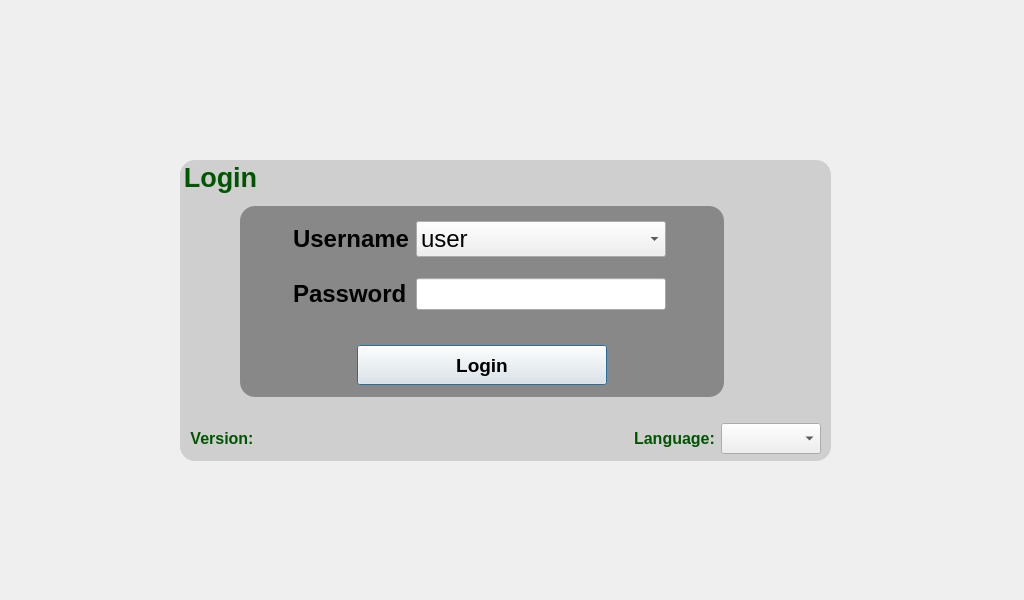
<?xml version="1.0" encoding="UTF-8"?>
<ui version="4.0">
 <class>Login</class>
 <widget class="QDialog" name="Login">
  <property name="geometry">
   <rect>
    <x>0</x>
    <y>0</y>
    <width>1024</width>
    <height>600</height>
   </rect>
  </property>
  <property name="windowTitle">
   <string>Login</string>
  </property>
  <property name="autoFillBackground">
   <bool>false</bool>
  </property>
  <property name="styleSheet">
   <string notr="true">QDialog#Login{border-image:url(:/image/background.png)}</string>
  </property>
  <widget class="QGroupBox" name="groupBox">
   <property name="geometry">
    <rect>
     <x>180</x>
     <y>160</y>
     <width>651</width>
     <height>301</height>
    </rect>
   </property>
   <property name="font">
    <font>
     <family>Arial</family>
     <pointsize>20</pointsize>
     <weight>75</weight>
     <bold>true</bold>
     <underline>false</underline>
    </font>
   </property>
   <property name="styleSheet">
    <string notr="true">QGroupBox#groupBox{
	background-color: rgba(198, 198, 198, 200);
	border-width: 4px;
	border-radius: 15px;
	border-color: rgb(57, 57, 57);
	color:rgb(0, 85, 0);
}</string>
   </property>
   <property name="title">
    <string>Login</string>
   </property>
   <widget class="QGroupBox" name="groupBox_2">
    <property name="geometry">
     <rect>
      <x>60</x>
      <y>46</y>
      <width>484</width>
      <height>191</height>
     </rect>
    </property>
    <property name="styleSheet">
     <string notr="true">QGroupBox#groupBox_2{
	background-color: rgba(26, 26, 26, 100);
	border-width: 4px;
	border-radius: 15px;
	border-color: rgb(0, 85, 0);
}</string>
    </property>
    <property name="title">
     <string/>
    </property>
    <layout class="QHBoxLayout" name="horizontalLayout_5">
     <item>
      <layout class="QVBoxLayout" name="verticalLayout">
       <item>
        <layout class="QGridLayout" name="gridLayout">
         <item row="0" column="1">
          <widget class="QLabel" name="label">
           <property name="font">
            <font>
             <family>Arial</family>
             <pointsize>18</pointsize>
             <weight>75</weight>
             <bold>true</bold>
            </font>
           </property>
           <property name="text">
            <string>Username</string>
           </property>
           <property name="textFormat">
            <enum>Qt::PlainText</enum>
           </property>
           <property name="scaledContents">
            <bool>false</bool>
           </property>
           <property name="alignment">
            <set>Qt::AlignLeading|Qt::AlignLeft|Qt::AlignVCenter</set>
           </property>
          </widget>
         </item>
         <item row="0" column="2">
          <widget class="QComboBox" name="user">
           <property name="maximumSize">
            <size>
             <width>250</width>
             <height>40</height>
            </size>
           </property>
           <property name="font">
            <font>
             <family>Arial</family>
             <pointsize>18</pointsize>
            </font>
           </property>
           <property name="styleSheet">
            <string notr="true">QAbstractItemView{font:20px; }
QComboBox QAbstractItemView::item  {height: 50px;  } </string>
           </property>
           <property name="editable">
            <bool>false</bool>
           </property>
           <property name="currentIndex">
            <number>0</number>
           </property>
           <property name="maxVisibleItems">
            <number>10</number>
           </property>
           <property name="iconSize">
            <size>
             <width>32</width>
             <height>32</height>
            </size>
           </property>
           <item>
            <property name="text">
             <string>user</string>
            </property>
           </item>
           <item>
            <property name="text">
             <string>admin</string>
            </property>
           </item>
          </widget>
         </item>
         <item row="3" column="1">
          <widget class="QLabel" name="label_2">
           <property name="font">
            <font>
             <family>Arial</family>
             <pointsize>18</pointsize>
             <weight>75</weight>
             <bold>true</bold>
            </font>
           </property>
           <property name="text">
            <string>Password</string>
           </property>
          </widget>
         </item>
         <item row="3" column="2">
          <widget class="QLineEdit" name="password">
           <property name="maximumSize">
            <size>
             <width>250</width>
             <height>40</height>
            </size>
           </property>
           <property name="font">
            <font>
             <family>DejaVu Sans</family>
             <pointsize>15</pointsize>
            </font>
           </property>
          </widget>
         </item>
         <item row="0" column="0">
          <widget class="QLabel" name="label_5">
           <property name="font">
            <font>
             <family>Arial</family>
             <pointsize>14</pointsize>
             <weight>75</weight>
             <bold>true</bold>
            </font>
           </property>
           <property name="text">
            <string/>
           </property>
           <property name="textFormat">
            <enum>Qt::AutoText</enum>
           </property>
           <property name="pixmap">
            <pixmap resource="res.qrc">:/image/users.png</pixmap>
           </property>
           <property name="scaledContents">
            <bool>false</bool>
           </property>
          </widget>
         </item>
         <item row="3" column="0">
          <widget class="QLabel" name="label_6">
           <property name="font">
            <font>
             <family>Arial</family>
             <pointsize>14</pointsize>
             <weight>75</weight>
             <bold>true</bold>
            </font>
           </property>
           <property name="text">
            <string/>
           </property>
           <property name="textFormat">
            <enum>Qt::AutoText</enum>
           </property>
           <property name="pixmap">
            <pixmap resource="res.qrc">:/image/password.png</pixmap>
           </property>
           <property name="scaledContents">
            <bool>false</bool>
           </property>
          </widget>
         </item>
         <item row="1" column="0">
          <spacer name="verticalSpacer_2">
           <property name="orientation">
            <enum>Qt::Vertical</enum>
           </property>
           <property name="sizeType">
            <enum>QSizePolicy::Fixed</enum>
           </property>
           <property name="sizeHint" stdset="0">
            <size>
             <width>20</width>
             <height>15</height>
            </size>
           </property>
          </spacer>
         </item>
         <item row="4" column="0">
          <spacer name="verticalSpacer_3">
           <property name="orientation">
            <enum>Qt::Vertical</enum>
           </property>
           <property name="sizeType">
            <enum>QSizePolicy::Fixed</enum>
           </property>
           <property name="sizeHint" stdset="0">
            <size>
             <width>20</width>
             <height>20</height>
            </size>
           </property>
          </spacer>
         </item>
         <item row="4" column="2">
          <widget class="QLabel" name="infoLable">
           <property name="maximumSize">
            <size>
             <width>400</width>
             <height>25</height>
            </size>
           </property>
           <property name="font">
            <font>
             <family>Arial</family>
             <pointsize>12</pointsize>
             <weight>75</weight>
             <bold>true</bold>
            </font>
           </property>
           <property name="styleSheet">
            <string notr="true">color:rgb(255, 161, 197)</string>
           </property>
           <property name="textFormat">
            <enum>Qt::PlainText</enum>
           </property>
          </widget>
         </item>
         <item row="3" column="3">
          <widget class="QLabel" name="lockTime">
           <property name="minimumSize">
            <size>
             <width>40</width>
             <height>25</height>
            </size>
           </property>
           <property name="maximumSize">
            <size>
             <width>40</width>
             <height>40</height>
            </size>
           </property>
           <property name="font">
            <font>
             <family>Arial</family>
             <pointsize>12</pointsize>
             <weight>75</weight>
             <bold>true</bold>
            </font>
           </property>
           <property name="styleSheet">
            <string notr="true">color:rgb(206, 255, 226)</string>
           </property>
          </widget>
         </item>
        </layout>
       </item>
       <item>
        <layout class="QHBoxLayout" name="horizontalLayout">
         <item>
          <spacer name="horizontalSpacer_4">
           <property name="orientation">
            <enum>Qt::Horizontal</enum>
           </property>
           <property name="sizeType">
            <enum>QSizePolicy::Fixed</enum>
           </property>
           <property name="sizeHint" stdset="0">
            <size>
             <width>100</width>
             <height>20</height>
            </size>
           </property>
          </spacer>
         </item>
         <item>
          <widget class="QPushButton" name="loginButton">
           <property name="minimumSize">
            <size>
             <width>250</width>
             <height>40</height>
            </size>
           </property>
           <property name="maximumSize">
            <size>
             <width>250</width>
             <height>40</height>
            </size>
           </property>
           <property name="font">
            <font>
             <family>Arial</family>
             <pointsize>14</pointsize>
             <weight>75</weight>
             <bold>true</bold>
            </font>
           </property>
           <property name="styleSheet">
            <string notr="true"/>
           </property>
           <property name="text">
            <string>Login</string>
           </property>
          </widget>
         </item>
         <item>
          <spacer name="horizontalSpacer_5">
           <property name="orientation">
            <enum>Qt::Horizontal</enum>
           </property>
           <property name="sizeType">
            <enum>QSizePolicy::Fixed</enum>
           </property>
           <property name="sizeHint" stdset="0">
            <size>
             <width>100</width>
             <height>20</height>
            </size>
           </property>
          </spacer>
         </item>
        </layout>
       </item>
      </layout>
     </item>
    </layout>
   </widget>
   <widget class="QWidget" name="layoutWidget_2">
    <property name="geometry">
     <rect>
      <x>10</x>
      <y>261</y>
      <width>631</width>
      <height>35</height>
     </rect>
    </property>
    <layout class="QHBoxLayout" name="horizontalLayout_4">
     <item>
      <layout class="QHBoxLayout" name="horizontalLayout_2">
       <item>
        <widget class="QLabel" name="label_4">
         <property name="font">
          <font>
           <family>Arial</family>
           <pointsize>12</pointsize>
           <weight>75</weight>
           <bold>true</bold>
          </font>
         </property>
         <property name="styleSheet">
          <string notr="true">color:rgb(0, 85, 0);</string>
         </property>
         <property name="text">
          <string>Version:</string>
         </property>
         <property name="alignment">
          <set>Qt::AlignCenter</set>
         </property>
        </widget>
       </item>
       <item>
        <widget class="QLabel" name="version">
         <property name="font">
          <font>
           <family>Arial</family>
           <pointsize>12</pointsize>
           <weight>75</weight>
           <bold>true</bold>
          </font>
         </property>
         <property name="styleSheet">
          <string notr="true">color:rgb(0, 85, 0);</string>
         </property>
         <property name="text">
          <string notr="true"/>
         </property>
        </widget>
       </item>
      </layout>
     </item>
     <item>
      <spacer name="horizontalSpacer">
       <property name="orientation">
        <enum>Qt::Horizontal</enum>
       </property>
       <property name="sizeHint" stdset="0">
        <size>
         <width>40</width>
         <height>20</height>
        </size>
       </property>
      </spacer>
     </item>
     <item>
      <layout class="QHBoxLayout" name="horizontalLayout_3">
       <item>
        <widget class="QLabel" name="label_3">
         <property name="font">
          <font>
           <family>Arial</family>
           <pointsize>12</pointsize>
           <weight>75</weight>
           <bold>true</bold>
          </font>
         </property>
         <property name="styleSheet">
          <string notr="true">color:rgb(0, 85, 0);</string>
         </property>
         <property name="text">
          <string>Language:</string>
         </property>
         <property name="alignment">
          <set>Qt::AlignCenter</set>
         </property>
         <property name="wordWrap">
          <bool>false</bool>
         </property>
         <property name="indent">
          <number>-1</number>
         </property>
        </widget>
       </item>
       <item>
        <widget class="QComboBox" name="language">
         <property name="font">
          <font>
           <family>Arial</family>
           <pointsize>14</pointsize>
          </font>
         </property>
         <property name="editable">
          <bool>false</bool>
         </property>
         <property name="currentIndex">
          <number>-1</number>
         </property>
         <property name="duplicatesEnabled">
          <bool>false</bool>
         </property>
        </widget>
       </item>
      </layout>
     </item>
    </layout>
   </widget>
  </widget>
 </widget>
 <resources>
  <include location="res.qrc"/>
 </resources>
 <connections/>
</ui>
